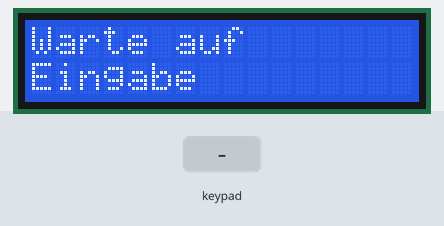
The sketch below on a simulated Arduino Uno, built with avr-gcc and run on an emulated ATmega328P. On the bench: 16×2 character LCD. The test bench sets the inputs (shaded band). What the sketch prints to the serial monitor is not drawn.

Above: at 1.2 s.
1.3 s: keypad keys 8 9 1 0 1 1 # pressed 0.4 s apart
At 4.8 s:
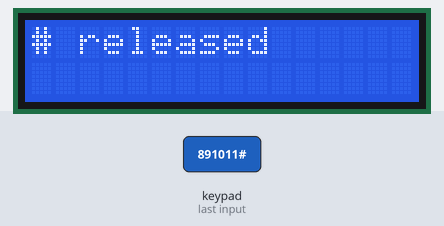
5.6 s: key 'A' pressed
At 6.2 s:
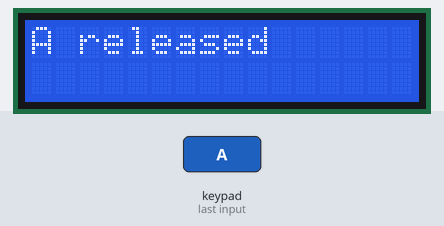
7.2 s: key 'B' pressed
At 8.5 s:
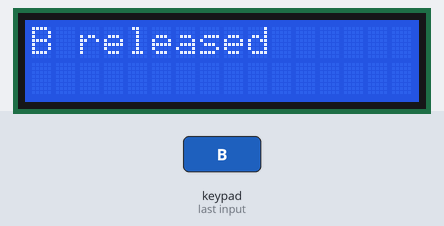
8.8 s: keypad keys 2 3 4 5 * pressed 0.4 s apart
At 10.9 s:
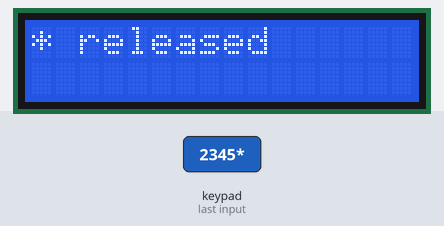
12.3 s: key 'C' pressed
At 13.6 s:
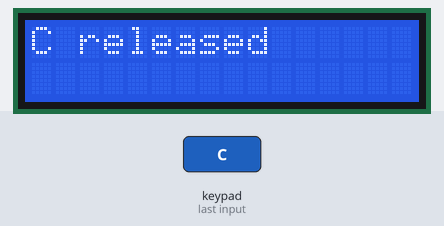
13.9 s: keypad keys 2 3 4 5 D pressed 0.4 s apart
At 14.19 s:
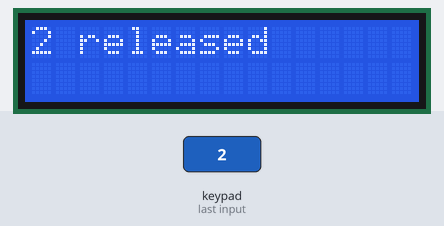
Timing chart, 0 to 16.9 s (numbered marks = the images above; inputs shaded):
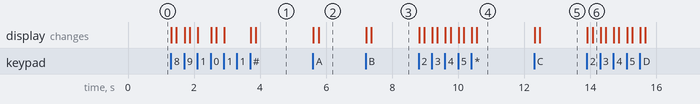

The sketch:

numpad.ino
```cpp
#include <LiquidCrystal_I2C.h>

LiquidCrystal_I2C lcd(0x27, 16, 2);

#include "Adafruit_Keypad.h"

const byte ROWS = 4;
const byte COLS = 4;

char keys[ROWS][COLS] = {
  { '1', '2', '3', 'A' },
  { '4', '5', '6', 'B' },
  { '7', '8', '9', 'C' },
  { '*', '0', '#', 'D' }
};


byte rowPins[ROWS] = { 2, 3, 4, 5 };

byte colPins[COLS] = { 8, 9, 10, 11 };

Adafruit_Keypad myKeypad = Adafruit_Keypad(makeKeymap(keys), rowPins, colPins, ROWS, COLS);

void setup() {
  lcd.init();
  lcd.clear();
  lcd.backlight();
  lcd.setCursor(0, 0);
  lcd.print("Warte auf");
  lcd.setCursor(0, 1);
  lcd.print("Eingabe");

  myKeypad.begin();
  Serial.begin(9600);
}

void loop() {
  myKeypad.tick();

  while (myKeypad.available()) {
    keypadEvent e = myKeypad.read();
    Serial.print((char)e.bit.KEY);
    if((char)e.bit.KEY == '1') {
      lcd.clear();
      lcd.print("Richtig");
      return;
    } else if (e.bit.EVENT == KEY_JUST_PRESSED) {
    lcd.clear();
    lcd.setCursor(0, 0);
    lcd.print((char)e.bit.KEY);
    lcd.print(" pressed");
    } else if (e.bit.EVENT == KEY_JUST_RELEASED){
    lcd.clear();
    Serial.println(" released");
    lcd.setCursor(0, 0);
    lcd.print((char)e.bit.KEY);
    lcd.print(" released");
  }

  delay(10);
}

}
```

Measured:
- after the input at 1.3 s, the display: first changes at once (image 1 shows a later state)
- after the input at 5.6 s, the display: first changes at once (image 2 shows a later state)
- after the input at 7.2 s, the display: first changes at once (image 3 shows a later state)
- after the input at 8.8 s, the display: first changes at once (image 4 shows a later state)
- after the input at 12.3 s, the display: first changes at once (image 5 shows a later state)
- after the input at 13.9 s, the display: first changes at once (image 6 shows a later state)
